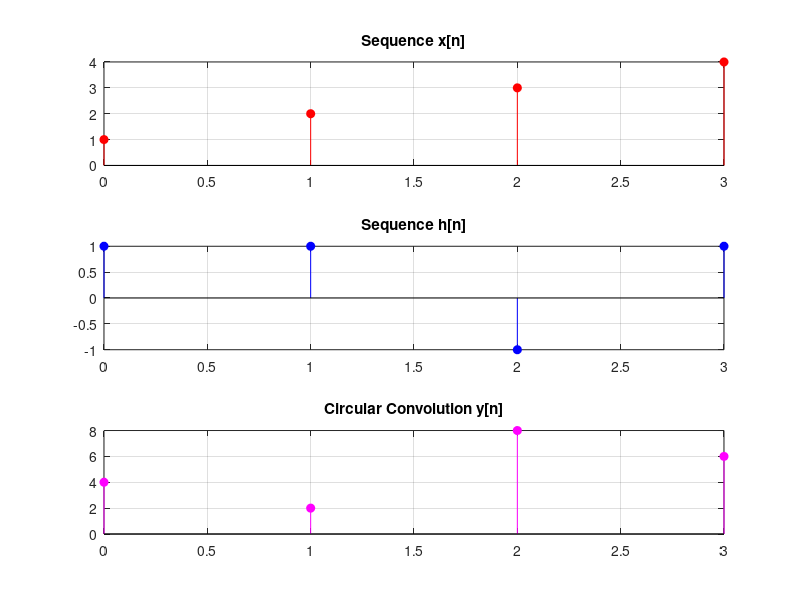

Source code (MATLAB):
clc;
clear all;
close all;
x = [1 2 3 4];
h = [1 1 -1 1];
N = 4;
y = ifft(fft(x,N).*fft(h,N));
n = 0:N-1;
figure;
subplot(3,1,1);
stem(n,x,'r','filled');
title('Sequence x[n]');
grid on;
subplot(3,1,2);
stem(n,h,'b','filled');
title('Sequence h[n]');
grid on;
subplot(3,1,3);
stem(n,real(y),'m','filled');
title('Circular Convolution y[n]');
grid on;
disp('Circular Convolution Output:');
disp(real(y));
